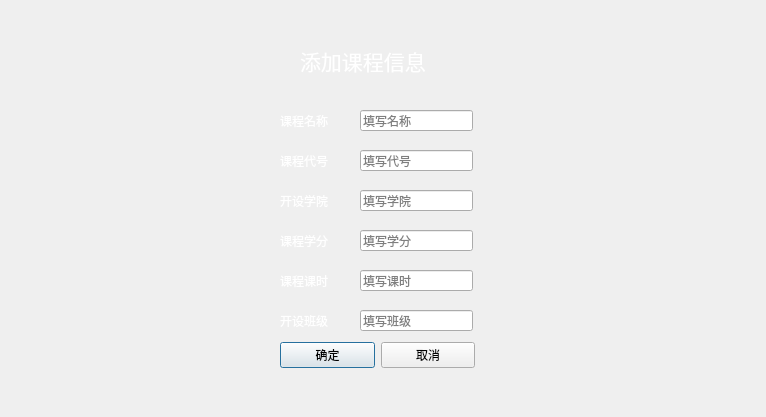
<?xml version="1.0" encoding="UTF-8"?>
<ui version="4.0">
 <class>addmodule</class>
 <widget class="QDialog" name="addmodule">
  <property name="geometry">
   <rect>
    <x>0</x>
    <y>0</y>
    <width>766</width>
    <height>417</height>
   </rect>
  </property>
  <property name="windowTitle">
   <string>添加课程信息</string>
  </property>
  <property name="styleSheet">
   <string notr="true">#addmodule{
border-image: url(:/new/prefix1/科技风.jpg);
}</string>
  </property>
  <widget class="QLabel" name="label">
   <property name="geometry">
    <rect>
     <x>300</x>
     <y>40</y>
     <width>171</width>
     <height>41</height>
    </rect>
   </property>
   <property name="font">
    <font>
     <pointsize>16</pointsize>
    </font>
   </property>
   <property name="styleSheet">
    <string notr="true">color: rgb(255, 255, 255);</string>
   </property>
   <property name="text">
    <string>添加课程信息</string>
   </property>
  </widget>
  <widget class="QLabel" name="label_2">
   <property name="geometry">
    <rect>
     <x>280</x>
     <y>110</y>
     <width>72</width>
     <height>21</height>
    </rect>
   </property>
   <property name="styleSheet">
    <string notr="true">color: rgb(255, 255, 255);</string>
   </property>
   <property name="text">
    <string>课程名称</string>
   </property>
  </widget>
  <widget class="QLineEdit" name="classname">
   <property name="geometry">
    <rect>
     <x>360</x>
     <y>110</y>
     <width>113</width>
     <height>21</height>
    </rect>
   </property>
   <property name="placeholderText">
    <string>填写名称</string>
   </property>
   <property name="clearButtonEnabled">
    <bool>true</bool>
   </property>
  </widget>
  <widget class="QLabel" name="label_3">
   <property name="geometry">
    <rect>
     <x>280</x>
     <y>150</y>
     <width>72</width>
     <height>21</height>
    </rect>
   </property>
   <property name="styleSheet">
    <string notr="true">color: rgb(255, 255, 255);</string>
   </property>
   <property name="text">
    <string>课程代号</string>
   </property>
  </widget>
  <widget class="QLineEdit" name="classcode">
   <property name="geometry">
    <rect>
     <x>360</x>
     <y>150</y>
     <width>113</width>
     <height>21</height>
    </rect>
   </property>
   <property name="placeholderText">
    <string>填写代号</string>
   </property>
   <property name="clearButtonEnabled">
    <bool>true</bool>
   </property>
  </widget>
  <widget class="QLabel" name="label_4">
   <property name="geometry">
    <rect>
     <x>280</x>
     <y>190</y>
     <width>72</width>
     <height>21</height>
    </rect>
   </property>
   <property name="styleSheet">
    <string notr="true">color: rgb(255, 255, 255);</string>
   </property>
   <property name="text">
    <string>开设学院</string>
   </property>
  </widget>
  <widget class="QLineEdit" name="classplace">
   <property name="geometry">
    <rect>
     <x>360</x>
     <y>190</y>
     <width>113</width>
     <height>21</height>
    </rect>
   </property>
   <property name="placeholderText">
    <string>填写学院</string>
   </property>
   <property name="clearButtonEnabled">
    <bool>true</bool>
   </property>
  </widget>
  <widget class="QLabel" name="label_5">
   <property name="geometry">
    <rect>
     <x>280</x>
     <y>230</y>
     <width>72</width>
     <height>21</height>
    </rect>
   </property>
   <property name="styleSheet">
    <string notr="true">color: rgb(255, 255, 255);</string>
   </property>
   <property name="text">
    <string>课程学分</string>
   </property>
  </widget>
  <widget class="QLineEdit" name="classscore">
   <property name="geometry">
    <rect>
     <x>360</x>
     <y>230</y>
     <width>113</width>
     <height>21</height>
    </rect>
   </property>
   <property name="placeholderText">
    <string>填写学分</string>
   </property>
   <property name="clearButtonEnabled">
    <bool>true</bool>
   </property>
  </widget>
  <widget class="QLabel" name="label_6">
   <property name="geometry">
    <rect>
     <x>280</x>
     <y>270</y>
     <width>72</width>
     <height>21</height>
    </rect>
   </property>
   <property name="styleSheet">
    <string notr="true">color: rgb(255, 255, 255);</string>
   </property>
   <property name="text">
    <string>课程课时</string>
   </property>
  </widget>
  <widget class="QLineEdit" name="classtime">
   <property name="geometry">
    <rect>
     <x>360</x>
     <y>270</y>
     <width>113</width>
     <height>21</height>
    </rect>
   </property>
   <property name="placeholderText">
    <string>填写课时</string>
   </property>
   <property name="clearButtonEnabled">
    <bool>true</bool>
   </property>
  </widget>
  <widget class="QLabel" name="label_7">
   <property name="geometry">
    <rect>
     <x>280</x>
     <y>310</y>
     <width>72</width>
     <height>21</height>
    </rect>
   </property>
   <property name="styleSheet">
    <string notr="true">color: rgb(255, 255, 255);</string>
   </property>
   <property name="text">
    <string>开设班级</string>
   </property>
  </widget>
  <widget class="QLineEdit" name="classclass">
   <property name="geometry">
    <rect>
     <x>360</x>
     <y>310</y>
     <width>113</width>
     <height>21</height>
    </rect>
   </property>
   <property name="placeholderText">
    <string>填写班级</string>
   </property>
   <property name="clearButtonEnabled">
    <bool>true</bool>
   </property>
  </widget>
  <widget class="QWidget" name="layoutWidget">
   <property name="geometry">
    <rect>
     <x>280</x>
     <y>340</y>
     <width>195</width>
     <height>30</height>
    </rect>
   </property>
   <layout class="QHBoxLayout" name="horizontalLayout">
    <item>
     <widget class="QPushButton" name="OKbtn">
      <property name="text">
       <string>确定</string>
      </property>
     </widget>
    </item>
    <item>
     <widget class="QPushButton" name="Cancelbtn">
      <property name="text">
       <string>取消</string>
      </property>
     </widget>
    </item>
   </layout>
  </widget>
 </widget>
 <resources/>
 <connections/>
</ui>
